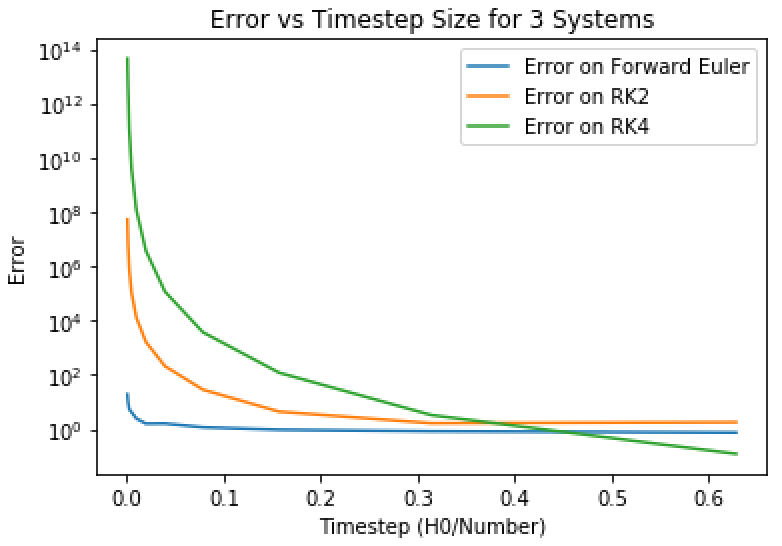

Write the Python code that produced this figure.
########################################################################
# Armadillos, Cameron Blochwitz, Brendan Boyd, Trevor Franklin, Per Halvorsen
# AST 304, Fall 2018
# Michigan State University
########################################################################

#This file is used to calcuate the error of our functions with a known result

import numpy as np
import matplotlib.pyplot as plt
from kepler import *
from ode import *

#Label methods
integration_methods = {
    'Euler':fEuler,
    'RK2':rk2,
    'RK4':rk4
    }

#Initial values for this specific problem
test = np.arange(0,1024)
h = np.zeros(11)
e = 0.5
a = 1
m = 1
eknown = -1/2.

#Calculate the errors for each system we used
def TE(a, m, e, method='fEuler'):
    z0, eps0, Tperiod = set_initial_conditions(a, m, e)
    h0 = 0.1*Tperiod
    total_energy_num = np.zeros(11)
    for i in range(11):
        h[i] = h0
        ts, Xs, Ys, KEs, PEs, TEs = integrate_orbit(z0, m, 3*Tperiod, h0, method)
        total_energy_num[i] = TEs[-1]
        h0 = h0/2
    return total_energy_num

#Creates array of the different errors for each method
errorfe = 1/(abs(eknown - TE(a, m, e, method='Euler'))/abs(eknown))
errorrk2 = 1/(abs(eknown - TE(a, m, e, method='RK2'))/abs(eknown))
errorrk4 = 1/(abs(eknown - TE(a, m, e, method='RK4'))/abs(eknown))

#plot all figures with errors, each should end up with a different color from the others
plt.plot(h, errorfe,  label="Error on Forward Euler")
plt.plot(h, errorrk2, label="Error on RK2")
plt.plot(h, errorrk4, label="Error on RK4")
plt.title("Error vs Timestep Size for 3 Systems")
plt.xlabel("Timestep (H0/Number)")
plt.ylabel("Error")
plt.legend()
plt.yscale('log')
plt.show()
